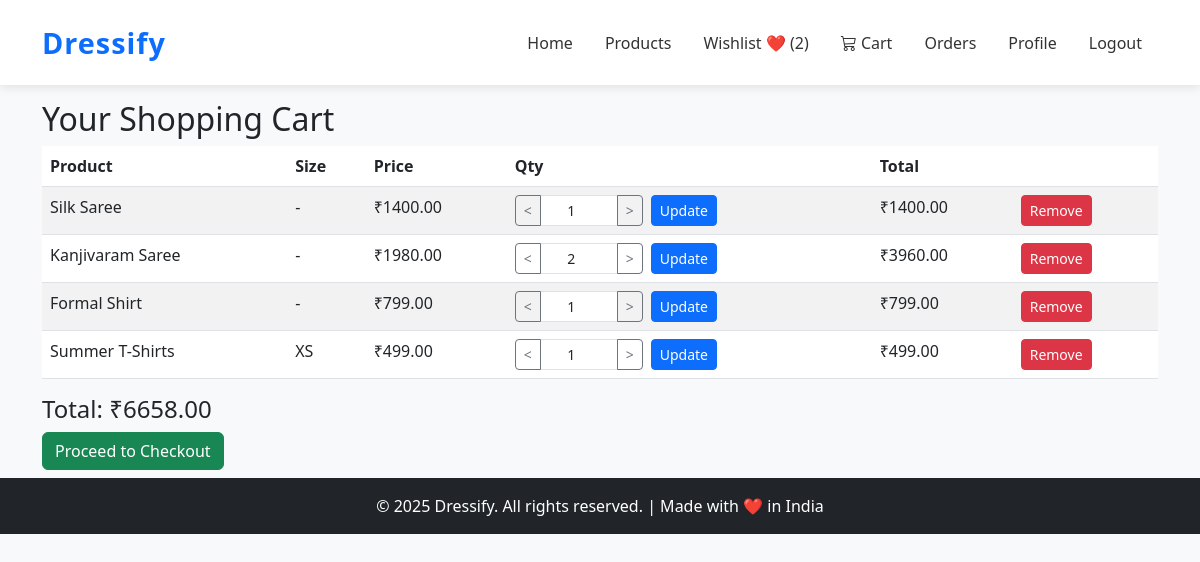
The page /cart/ (signed in) on the database its author committed.
### cart/models.py (models this page shows, shortened)
class CartItem(models.Model):
    cart = models.ForeignKey(Cart, on_delete=models.CASCADE, related_name="items")
    product = models.ForeignKey(Product, on_delete=models.CASCADE)
    quantity = models.PositiveIntegerField(default=1)
    size = models.CharField(max_length=30, blank=True, help_text="Selected size (e.g., S, M, L)")
    class Meta:
        unique_together = ('cart', 'product', 'size')
    def get_total(self):
        price = self.product.discount_price or self.product.price
        return round(price * self.quantity, 2)

### products/models.py (models this page shows, shortened)
class Product(models.Model):
    category = models.ForeignKey(Category, on_delete=models.CASCADE, related_name='products')
    name = models.CharField(max_length=200)
    slug = models.SlugField(max_length=220, unique=True, blank=True)
    sku = models.CharField(max_length=50, unique=True, help_text="Stock Keeping Unit (Unique Product ID)")
    description = models.TextField()
    price = models.DecimalField(max_digits=10, decimal_places=2)
    discount_price = models.DecimalField(max_digits=10, decimal_places=2, blank=True, null=True)
    stock = models.PositiveIntegerField(default=0)
    available = models.BooleanField(default=True)
    brand = models.CharField(max_length=100, blank=True, null=True)
    image = models.ImageField(upload_to='product_images/', blank=True, null=True)
    tags = models.CharField(max_length=255, blank=True, help_text="Comma-separated tags for search")
    available_sizes = models.CharField(
        max_length=255,
        blank=True,
        help_text="Comma-separated sizes like XS,S,M,L,XL"
    )
    rating = models.DecimalField(max_digits=3, decimal_places=2, default=0.0)
    created_at = models.DateTimeField(auto_now_add=True)
    updated_at = models.DateTimeField(auto_now=True)
    class Meta:
        ordering = ['-created_at']
        indexes = [
            models.Index(fields=['id', 'slug']),
            models.Index(fields=['name']),
        ]

### cart/views.py (the view)
# urls.py: path('', views.CartView.as_view(), name='cart_view'),
class CartView(View):
    def get(self, request):
        cart = get_cart(request)
        items = cart.items.select_related('product')
        total = cart.get_total_price()
        return render(request, "cart/cart.html", {"cart": cart, "items": items, "total": total})

### cart/models.py (called while the page is built)
    def get_total_price(self):
        total = sum(item.get_total() for item in self.items.all())
        return round(total, 2)

### cart/views.py (called while the page is built)
def get_cart(request):
    if request.user.is_authenticated:
        cart, created = Cart.objects.get_or_create(user=request.user)
    else:
        if not request.session.session_key:
            request.session.create()
        request.session.save()  # ✅ force save so session_key is persistent
        cart, created = Cart.objects.get_or_create(session_key=request.session.session_key)
    return cart

### cart/templates/cart/cart.html (shortened to what this page needs)
{% extends "base.html" %}
{% block content %}
<div class="container my-4">
  <h2>Your Shopping Cart</h2>
  {% if items %}
  <table class="table table-striped">
    <thead>
      <tr>
        <th>Product</th>
            <th>Size</th>
        <th>Price</th>
        <th>Qty</th>
        <th>Total</th>
        <th></th>
      </tr>
    </thead>
    <tbody>
      {% for item in items %}
      <tr>
        <td>{{ item.product.name }}</td>
          <td>{{ item.size|default:"-" }}</td>
        <td>₹{{ item.product.discount_price|default:item.product.price }}</td>
        <td>
          <form action="{% url 'cart:update_cart_item' item.id %}" method="post" class="d-flex align-items-center gap-2">
            <div class="input-group input-group-sm" style="width: 8rem;">
              <button type="button" class="btn btn-outline-secondary btn-qty" data-action="decrease" aria-label="Decrease quantity">&lt;</button>
              <input type="number" name="quantity" value="{{ item.quantity }}" min="1" class="form-control text-center quantity-input">
              <button type="button" class="btn btn-outline-secondary btn-qty" data-action="increase" aria-label="Increase quantity">&gt;</button>
            </div>
            <button type="submit" class="btn btn-sm btn-primary">Update</button>
          </form>
        </td>
        <td>₹{{ item.get_total }}</td>
        <td>
          <form action="{% url 'cart:remove_cart_item' item.id %}" method="post">
            <button type="submit" class="btn btn-sm btn-danger">Remove</button>
          </form>
        </td>
      </tr>
      {% endfor %}
    </tbody>
  </table>
  <h4>Total: ₹{{ total }}</h4>
  <a href="{% url 'orders:create' %}" class="btn btn-success">Proceed to Checkout</a>
  {% else %}
  <p>Your cart is empty.</p>
  {% endif %}
</div>
{% endblock %}

### Accounts/templates/base.html (shortened to what this page needs)
{% load static %}
<!DOCTYPE html>
<html lang="en">
<head>
    <link href="https://cdn.jsdelivr.net/npm/bootstrap@5.3.0/dist/css/bootstrap.min.css" rel="stylesheet">
    <link rel="stylesheet" href="https://cdn.jsdelivr.net/npm/bootstrap-icons@1.11.1/font/bootstrap-icons.css">
</head>
<body>
    <nav class="navbar navbar-expand-lg navbar-light">
        <div class="container">
            <a class="navbar-brand" href="{% url 'home' %}">Dressify</a>
            <div class="collapse navbar-collapse" id="navbarNav">
                <ul class="navbar-nav ms-auto align-items-center">
                    <li class="nav-item"><a class="nav-link" href="{% url 'home' %}">Home</a></li>
                    <li class="nav-item"><a class="nav-link" href="{% url 'products:product_list' %}">Products</a></li>
                    <li class="nav-item">
                        <a href="{% url 'wishlist:wishlist' %}" class="nav-link">
                            Wishlist ❤️ ({{ request.user.wishlist_items.count }})
                        </a>
                    </li>
                    <li class="nav-item position-relative">
                        <a class="nav-link" href="{% url 'cart:cart_view' %}">
                            <i class="bi bi-cart3"></i>
                            Cart
                        </a>
                    </li>
                    {% if user.is_authenticated %}
                    <li class="nav-item"><a class="nav-link" href="{% url 'orders:list' %}">Orders</a></li>
                    <li class="nav-item"><a class="nav-link" href="{% url 'profile' %}">Profile</a></li>
                    <li class="nav-item"><a class="nav-link" href="{% url 'logout' %}">Logout</a></li>
                    {% else %}
                    <li class="nav-item"><a class="nav-link" href="{% url 'login' %}">Login</a></li>
                    <li class="nav-item"><a class="nav-link" href="{% url 'register' %}">Register</a></li>
                    {% endif %}
                </ul>
            </div>
        </div>
    </nav>
    {% block content %}{% endblock %}
    <footer>
        <div class="copyright text-center">
            © 2025 Dressify. All rights reserved. | Made with ❤️ in India
        </div>
    </footer>
</body>
</html>

### Accounts/templates/base.html (style rules this page uses)
body { background-color: #f8f9fa; padding-top: 76px; }
.navbar { background-color: #ffffff !important; box-shadow: 0 2px 10px rgba(0, 0, 0, 0.1); padding: 1rem 0; position: fixed; top: 0; left: 0; right: 0; width: 100%; z-index: 1000; }
.navbar-brand { font-weight: bold; color: #0d6efd !important; font-size: 1.8rem; letter-spacing: 1px; transition: color 0.3s ease; }
.navbar-nav .nav-link { color: #333 !important; font-weight: 500; margin: 0 0.5rem; transition: color 0.3s ease; position: relative; }
.navbar-nav .nav-link::after { content: ''; position: absolute; width: 0; height: 2px; bottom: 0; left: 50%; background-color: #0d6efd; transition: all 0.3s ease; transform: translateX(-50%); }
footer { background: #212529; color: white; text-align: center; padding: 1rem 0; margin-top: -1rem; }

### rows shown on the page
CartItem: product.name "Silk Saree", size "-", product.discount_price "1400.00", quantity "1", get_total "1400.00"
CartItem: product.name "Kanjivaram Saree", size "-", product.discount_price "1980.00", quantity "2", get_total "3960.00"
CartItem: product.name "Formal Shirt", size "-", product.discount_price "799.00", quantity "1", get_total "799.00"
CartItem: product.name "Summer T-Shirts", size "XS", product.discount_price "499.00", quantity "1", get_total "499.00"

### other values the page prints
{{ request.user.wishlist_items.count }} "2"
{{ total }} "6658.00"
